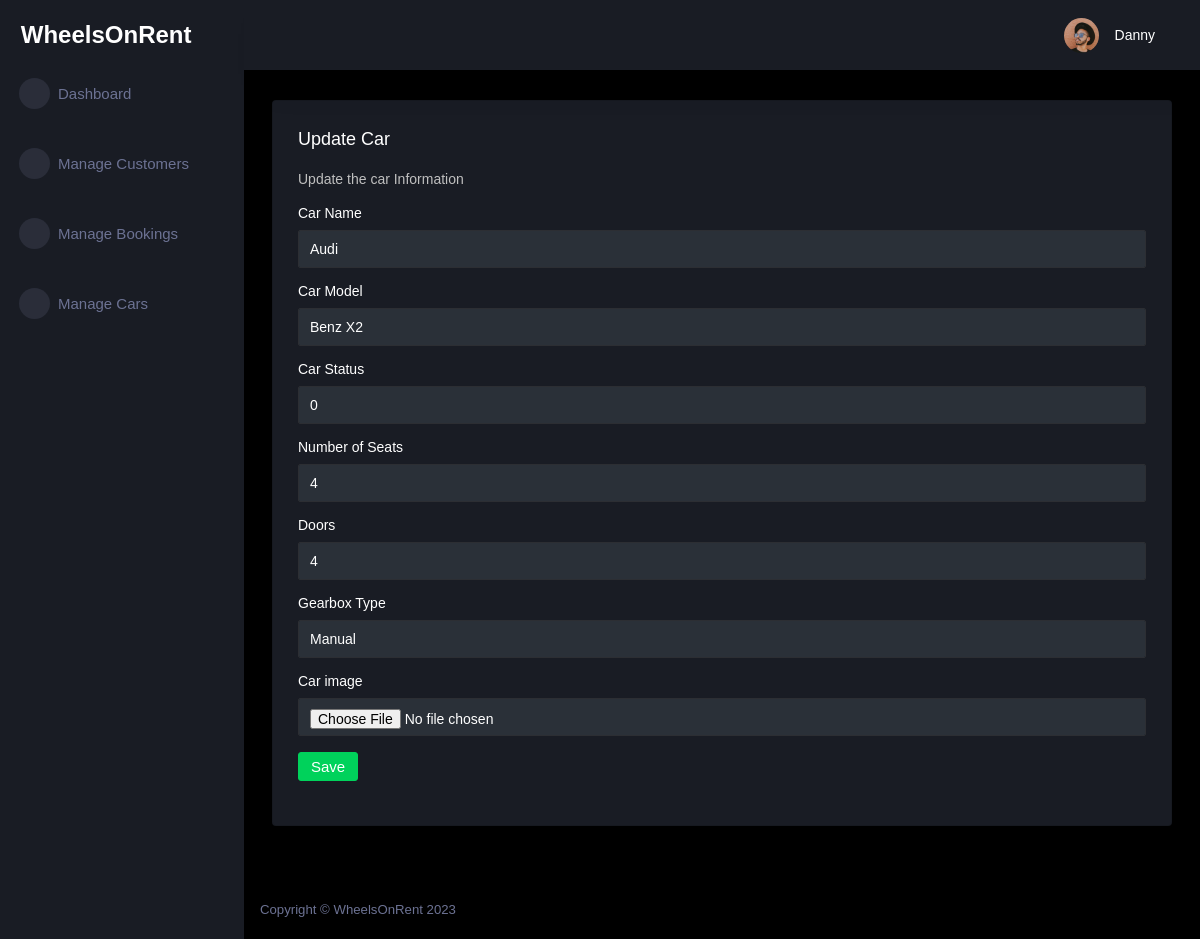
Page /10/update (signed in) on the committed database.
### tables this page shows
CREATE TABLE customer (
  id INTEGER PRIMARY KEY AUTOINCREMENT,
  name TEXT NOT NULL,
  last_name TEXT NOT NULL,
  phone_number TEXT NOT NULL,
  email TEXT NOT NULL,
  password TEXT NOT NULL,
  role TEXT INTEGER DEFAULT 0
);

CREATE TABLE car (
  id INTEGER PRIMARY KEY AUTOINCREMENT,
  name TEXT NOT NULL,
  model TEXT NOT NULL,
  status TEXT NOT NULL,
  seat INTEGER NOT NULL,
  door INTEGER NOT NULL,
  gearbox TEXT NOT NULL,
  image TEXT
);

### car_app/car.py (the view, shortened to what this page needs)
@bp.route('/<int:id>/update', methods=('GET', 'POST'))
@login_required
def update(id):
    car = get_car(id)
    return render_template('admin/car_update.html', car=car)

### car_app/car.py (called while the page is built)
def get_car(id, check_author=True):
    car = get_db().execute(
        'SELECT id, name, model, status, seat, door, gearbox, image'
        ' FROM car'
        ' WHERE car.id = ?',
        (id,)
    ).fetchone()
    if car is None:
        abort(404, f"Car id {id} doesn't exist.")
    return car

### car_app/customer.py (called while the page is built)
@bp.before_app_request
def load_logged_in_customer():
    customer_id = session.get('customer_id')
    if customer_id is None:
        g.customer = None
    else:
        g.customer = get_db().execute(
            'SELECT * FROM customer WHERE id = ?', (customer_id,)
        ).fetchone()

def login_required(view):
    @functools.wraps(view)
    def wrapped_view(**kwargs):
        if g.customer is None:
            return redirect(url_for('customer.login'))
        return view(**kwargs)
    return wrapped_view

### car_app/db.py (called while the page is built)
def get_db():
    if 'db' not in g:
        g.db = sqlite3.connect(
            current_app.config['DATABASE'],
            detect_types=sqlite3.PARSE_DECLTYPES
        )
        g.db.row_factory = sqlite3.Row
    return g.db

### car_app/templates/admin/car_update.html
{% extends 'admin/admin_base.html' %}
{% block content %}
<div class="content-wrapper">
  <div class="row">
    <div class="col-md-12 grid-margin stretch-card">
      <div class="card">
        <div class="card-body">
          <h4 class="card-title">Update Car</h4>
          <p class="card-description"> Update the car Information </p>
            <form class="forms-sample" method="post" enctype="multipart/form-data">
              <div class="form-group">
            <label for="name">Car Name</label>
            <input class="form-control" name="name" id="name" value="{{ request.form['name'] or car['name'] }}" required>
              </div>
            <div class="form-group">
            <label for="model">Car Model</label>
            <input class="form-control" name="model" id="model" value="{{ request.form['model'] or car['model'] }}" required>
          </div>
            <div class="form-group">
            <label for="status">Car Status</label>
            <input class="form-control" name="status" id="status" value="{{ request.form['status'] or car['status'] }}" required>
          </div>
            <div class="form-group">
            <label for="seat">Number of Seats</label>
            <input class="form-control" name="seat" id="seat" value="{{ request.form['seat'] or car['seat'] }}" required>
          </div>
            <div class="form-group">
            <label for="door">Doors</label>
            <input class="form-control" name="door" id="door" value="{{ request.form['door'] or car['door'] }}" required>
          </div>
            <div class="form-group">
            <label for="gearbox">Gearbox Type</label>
            <input class="form-control" name="gearbox" id="gearbox" value="{{ request.form['gearbox'] or car['gearbox'] }}" required>
          </div>
            <div class="form-group">
            <label for="image">Car image</label>
            <input class="form-control" type="file" name="image" id="image" accept="image/*" required>
          </div>
            <div class="form-group">
            <input class="btn btn-success" type="submit" value="Save">
          </div>
          </form>
        </div>
      </div>
    </div>
  </div>
</div>
{% endblock %}

### car_app/templates/admin/admin_base.html (shortened to what this page needs)
<!DOCTYPE html>
<html lang="en">
<head>
    <link rel="stylesheet" href="https://cdn.jsdelivr.net/npm/bootstrap@4.0.0/dist/css/bootstrap.min.css">
    <link rel="stylesheet" href="{{ url_for('static', filename='assets/admin/assets/vendors/mdi/css/materialdesignicons.min.css')}}">
    <link rel="stylesheet" href="{{ url_for('static', filename='assets/admin/assets/vendors/css/vendor.bundle.base.css')}}">
    <link rel="stylesheet" href="{{ url_for('static', filename='assets/admin/assets/vendors/jvectormap/jquery-jvectormap.css')}}">
    <link rel="stylesheet" href="{{ url_for('static', filename='assets/admin/assets/vendors/flag-icon-css/css/flag-icon.min.css')}}">
    <link rel="stylesheet" href="{{ url_for('static', filename='assets/admin/assets/vendors/owl-carousel-2/owl.carousel.min.css')}}">
    <link rel="stylesheet" href="{{ url_for('static', filename='assets/admin/assets/vendors/owl-carousel-2/owl.theme.default.min.css')}}">
    <link rel="stylesheet" href="{{ url_for('static', filename='assets/admin/assets/css/style.css')}}">
</head>
<body>
    <div class="container-scroller">
        <nav class="sidebar sidebar-offcanvas" id="sidebar">
            <div class="sidebar-brand-wrapper d-none d-lg-flex align-items-center justify-content-center fixed-top">
                <a class="sidebar-brand brand-logo" href="{{ url_for('customer.admin_dashboard') }}" style="text-decoration: none; color: white; font-size: 24px; font-weight: bold; font-family: Verdana, Geneva, Tahoma, sans-serif;">WheelsOnRent</a>
            </div>
            <ul class="nav">
                <li class="nav-item menu-items">
                    <a class="nav-link" href="{{ url_for('customer.admin_dashboard') }}">
                        <span class="menu-icon">
                <i class="mdi mdi-speedometer"></i>
              </span>
                        <span class="menu-title">Dashboard</span>
                    </a>
                </li>
                <br>
                <li class="nav-item menu-items">
                    <a class="nav-link" href="{{ url_for('customer.index') }}">
                        <span class="menu-icon">
                <i class="mdi mdi-playlist-play"></i>
              </span>
                        <span class="menu-title">Manage Customers</span>
                    </a>
                </li>
                <br>
                <li class="nav-item menu-items">
                    <a class="nav-link" href="{{ url_for('booking.index') }}">
                        <span class="menu-icon">
                <i class="mdi mdi-table-large"></i>
              </span>
                        <span class="menu-title">Manage Bookings</span>
                    </a>
                </li>
                <br>
                <li class="nav-item menu-items">
                    <a class="nav-link" href="{{ url_for('car.admin_mode') }}">
                        <span class="menu-icon">
                <i class="mdi mdi-car"></i>
              </span>
                        <span class="menu-title">Manage Cars</span>
                    </a>
                </li>
            </ul>
        </nav>
        <div class="container-fluid page-body-wrapper">
            <nav class="navbar p-0 fixed-top d-flex flex-row">
                <div class="navbar-menu-wrapper flex-grow d-flex align-items-stretch">
                    <button class="navbar-toggler navbar-toggler align-self-center" type="button" data-toggle="minimize">
              <span class="mdi mdi-menu"></span>
            </button>
                    <ul class="navbar-nav navbar-nav-right">
                        <li class="nav-item nav-settings d-none d-lg-block">
                            <a class="nav-link" href="#">
                                <i class="mdi mdi-view-grid"></i>
                            </a>
                        </li>
                        <li class="nav-item dropdown">
                            <a class="nav-link" id="profileDropdown" href="#" data-toggle="dropdown">
                                <div class="navbar-profile">
                                    <img class="img-xs rounded-circle" src="{{ url_for('static', filename='assets/admin/assets/images/faces/face15.jpg')}}" alt="">
                                    <p class="mb-0 d-none d-sm-block navbar-profile-name">{{ g.customer['name'] }}</p>
                                    <i class="mdi mdi-menu-down d-none d-sm-block"></i>
                                </div>
                            </a>
                        </li>
                    </ul>
                </div>
            </nav>
            <div class="main-panel">
                {% block content %}{% endblock %}
                <footer class="footer">
                    <div class="d-sm-flex justify-content-center justify-content-sm-between">
                        <span class="text-muted d-block text-center text-sm-left d-sm-inline-block">Copyright © WheelsOnRent 2023</span>
                    </div>
                </footer>
            </div>
        </div>
    </div>
</body>
</html>

### rows in the picture
customer: customer.name "Danny"
car: name "Audi", model "Benz X2", status "0", seat "4", door "4", gearbox "Manual"
